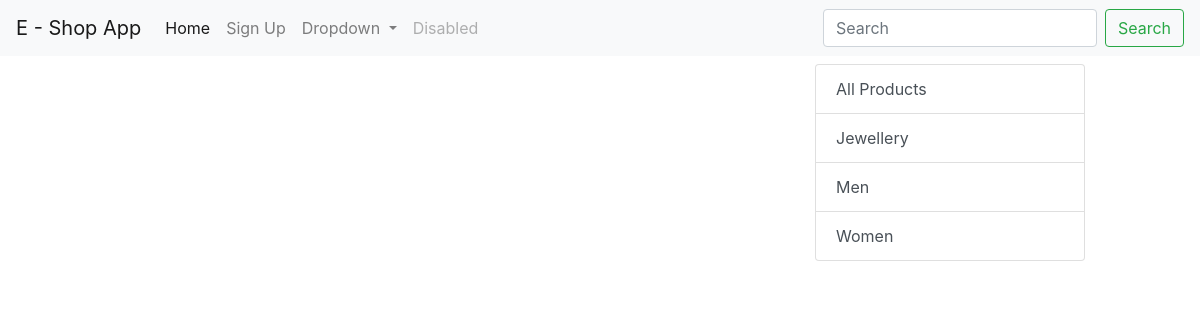
/?category_id=6, run on an earlier commit of the app's database.
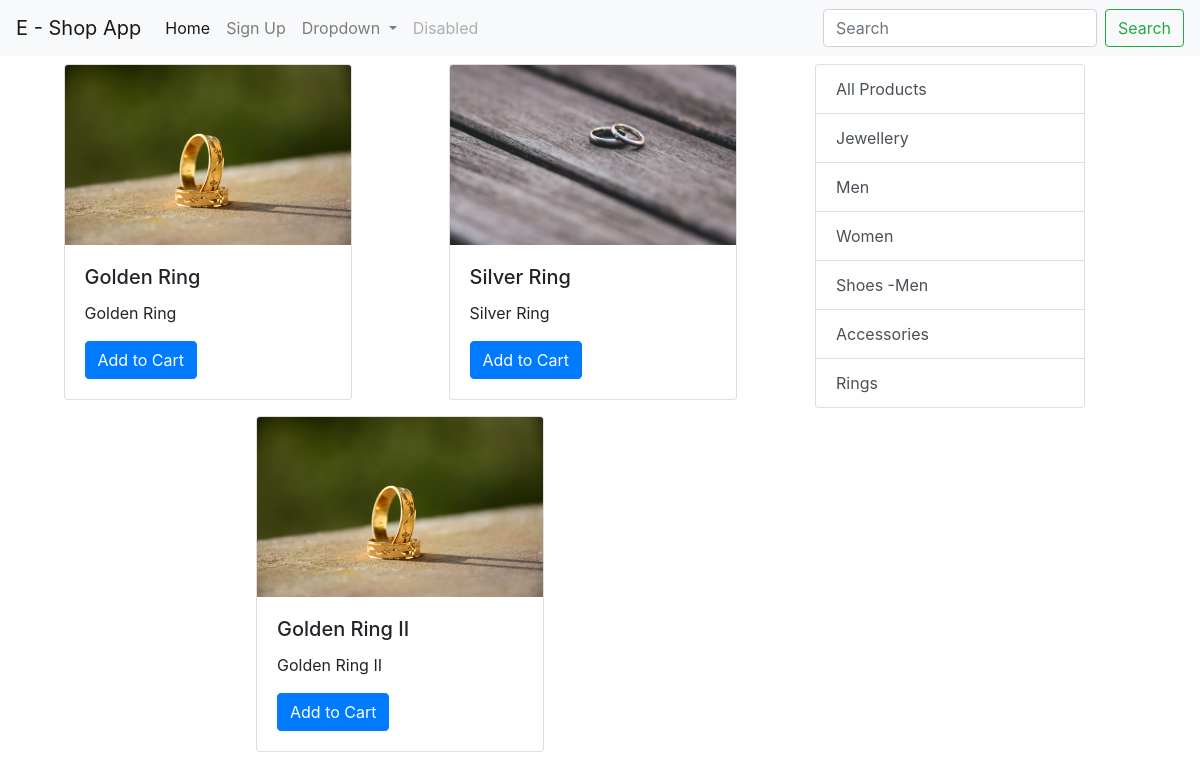
And on a later commit of the database.
### eShopApp/models.py (models this page shows, shortened)
class Category(models.Model):
    name=models.CharField(max_length=30)
    @staticmethod
    def get_all_categories():
        return Category.objects.all()
    def __str__(self) :
        return self.name

class Product(models.Model):
    name=models.CharField(max_length=100)
    price=models.IntegerField(default=0)
    Category=models.ForeignKey(Category,on_delete=models.CASCADE,default=1)
    description=models.CharField(max_length=300,default='',null=True,blank=True)
    image=models.ImageField(upload_to='uploads/prodcuts/')
    @staticmethod
    def get_all_products_by_categoryid(category_id):
        if category_id:
            return Product.objects.filter(Category=category_id)
        else:
            return Product.objects.all()

### eShopApp/views.py (the view)
# urls.py: path('',views.index,name="home"),
def index(request):
    products=None
    categories=Category.get_all_categories()
    categoryId=False
    categoryId=request.GET.get('category_id') # this caregory_id is coming  from url because of "/?"
    if categoryId:
       products= Product.get_all_products_by_categoryid(categoryId)
    else:
        products=Product.get_all_products()
    content={
        'products':products,
        'categories':categories
    }
    return render(request,'eShopApp/index.html',content)

### eShopApp/templates/eShopApp/index.html (shortened to what this page needs)
{% extends 'eShopApp/base.html' %}
{% block body %}
    <div class="container-fluid mt-2">
        <div class="row">
            <div id="products" class="col-lg-8">
                <div class="row mx-auto">
                    {% for product in products %}
                    <div class="card mx-auto mb-3" style="width: 18rem;">
                        <img src="{{product.image.url}}" class="card-img-top" alt="...">
                        <div class="card-body">
                            <h5 class="card-title">{{product.name}}</h5>
                            <p class="card-text">{{product.name}}</p>
                            <a href="#" class="btn btn-primary">Add to Cart</a>
                        </div>
                    </div>
                    {% endfor %}
                </div>
            </div>
            <div class="col-lg-3">
            <div class="list-group">
                <a href="/" class="list-group-item list-group-item-action ">All Products</a>
                {% for category in categories %}
                <a href="/?category_id={{category.id}}" class="list-group-item list-group-item-action ">{{category}}</a>
                {% endfor %}
            </div>
            </div>
        </div>
    </div>
    {% endblock %}

### eShopApp/templates/eShopApp/base.html (shortened to what this page needs)
<!doctype html>
<html lang="en">
<head>
    <link rel="stylesheet" href="https://cdn.jsdelivr.net/npm/bootstrap@4.3.1/dist/css/bootstrap.min.css"
>
</head>
<body>
    <nav class="navbar navbar-expand-lg navbar-light bg-light">
        <a class="navbar-brand" href="#">E - Shop App</a>
        <div class="collapse navbar-collapse" id="navbarSupportedContent">
            <ul class="navbar-nav mr-auto">
                <li class="nav-item active">
                    <a class="nav-link" href="{% url 'eShopApp:home' %}">Home <span class="sr-only">(current)</span></a>
                </li>
                <li class="nav-item">
                    <a class="nav-link" href="{% url 'eShopApp:signup' %}">Sign Up</a>
                </li>
                <li class="nav-item dropdown">
                    <a class="nav-link dropdown-toggle" href="#" id="navbarDropdown" role="button"
                        data-toggle="dropdown" aria-haspopup="true" aria-expanded="false">
                        Dropdown
                    </a>
                </li>
                <li class="nav-item">
                    <a class="nav-link disabled" href="#">Disabled</a>
                </li>
            </ul>
            <form class="form-inline my-2 my-lg-0">
                <input class="form-control mr-sm-2" type="search" placeholder="Search" aria-label="Search">
                <button class="btn btn-outline-success my-2 my-sm-0" type="submit">Search</button>
            </form>
        </div>
    </nav>
    {% block body %}
    {% endblock %}
</body>
</html>

### eShopApp/templates/eShopApp/base.html (style rules this page uses)
.card-img-top { width: 100%; height: 15vw; object-fit: cover; }

What changed in the data, as far as the page shows it:
added Product: image (picture), name "Golden Ring"
added Product: image (picture), name "Silver Ring"
added Product: image (picture), name "Golden Ring II"
added Category: name "Shoes -Men"
added Category: name "Accessories"
added Category: name "Rings"
